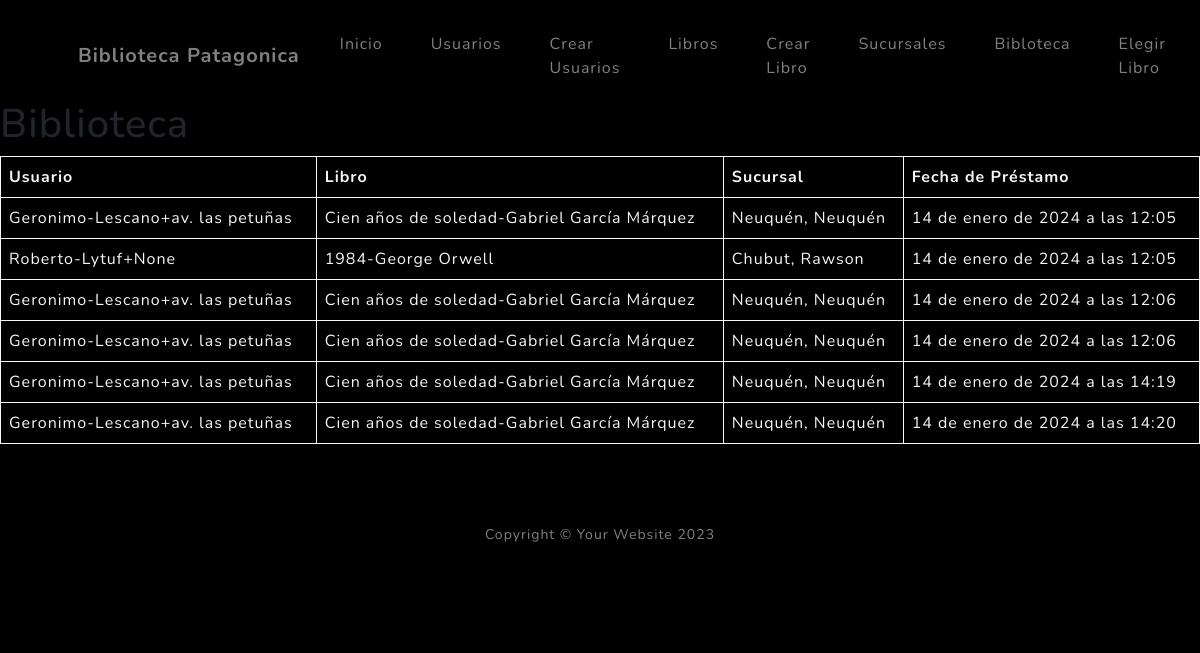
The app's page /biblioteca/list, older data.
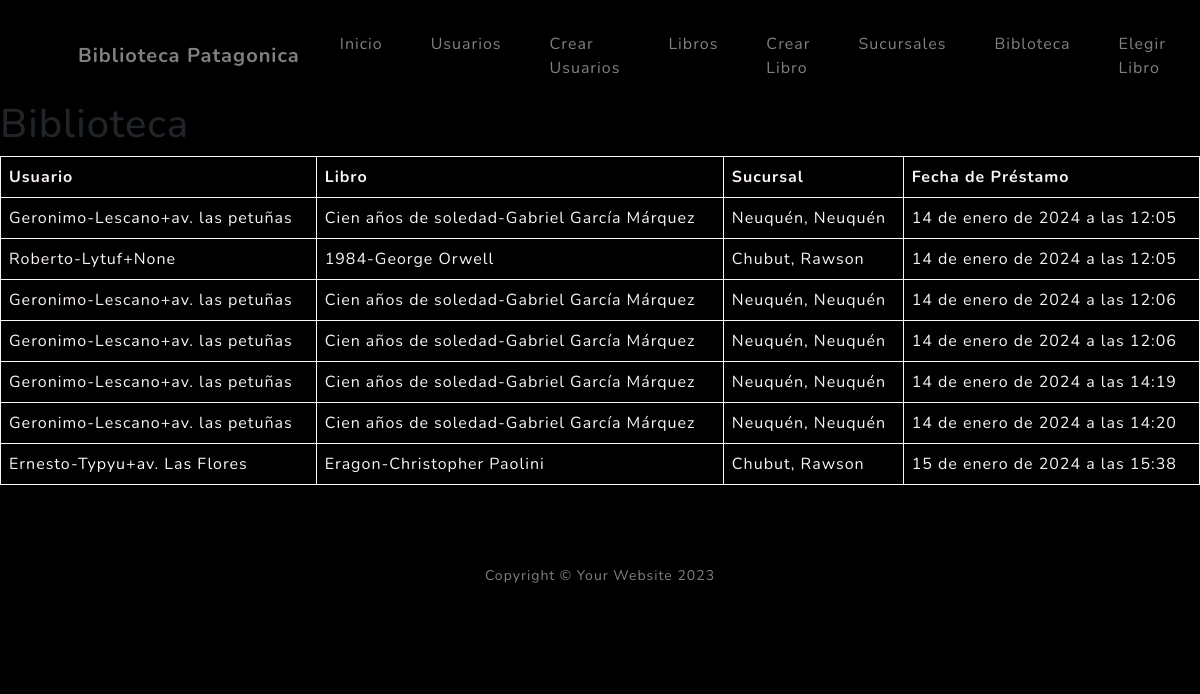
The same page, newer data.
### apps/core/models.py (models this page shows, shortened)
class Biblioteca(models.Model):
   libro = models.ForeignKey(Libro, on_delete=models.CASCADE)
   usuario = models.ForeignKey(Usuario, on_delete=models.CASCADE)
   sucursal = models.ForeignKey(Sucursal, on_delete=models.CASCADE)
   fecha_prestamo = models.DateTimeField(default=timezone.now)

class Usuario(models.Model):
    nombre = models.CharField(max_length=100)
    apellido = models.CharField(max_length=100)
    email = models.EmailField()
    direccion = models.CharField(max_length=100, null=True, blank= True )
    def __str__(self) -> str:
        return f"{self.nombre}-{self.apellido}+{self.direccion}"

class Libro(models.Model):
    titulo = models.CharField(max_length=100)
    autor = models.CharField(max_length=100)
    def __str__(self) -> str:
        return f"{self.titulo}-{self.autor}"

class Sucursal(models.Model):
    libro = models.ForeignKey(Libro, on_delete=models.SET_NULL, null=True, blank=True)
    sucursales = models.CharField(max_length=100)
    def __str__(self) -> str:
        return f"{self.sucursales}"

### apps/core/views.py (the view)
# urls.py: path("biblioteca/list", views.biblioteca_list, name='biblioteca_list'),
def biblioteca_list(request):
    consulta = models.Biblioteca.objects.all()
    contexto = {"bibliotecas": consulta}
    return render(request, "core/biblioteca_list.html", contexto)

### apps/core/templates/core/biblioteca_list.html (shortened to what this page needs)
{% extends 'core/base.html' %}
{% block contenido %}
    <h1>Biblioteca</h1>
    <table border="1">
        <thead>
            <tr>
                <th>Usuario</th>
                <th>Libro</th>
                <th>Sucursal</th>
                <th>Fecha de Préstamo</th>
            </tr>
        </thead>
        <tbody>
            {% for biblioteca in bibliotecas %}
                <tr>
                    <td>{{ biblioteca.usuario }}</td>
                    <td>{{ biblioteca.libro }}</td>
                    <td>{{ biblioteca.sucursal }}</td>
                    <td>{{ biblioteca.fecha_prestamo }}</td>
                </tr>
            {% endfor %}
        </tbody>
    </table>
{% endblock contenido %}

### apps/core/templates/core/base.html (shortened to what this page needs)
{% load static %}
{% block titulo %}
<!DOCTYPE html>
<html lang="en">
    <head>
        <link href="    {% static 'core/css/styles.css' %}" rel="stylesheet" />
    </head>
    <body id="page-top">
        {% include 'core/navbar.html' %}
        {% block contenido %}
        {% endblock contenido %}
        <footer class="footer bg-black small text-center text-white-50"><div class="container px-4 px-lg-5">Copyright &copy; Your Website 2023</div></footer>
    </body>
</html>
{% endblock titulo %}

### apps/core/templates/core/navbar.html (shortened to what this page needs)
<nav class="navbar navbar-expand-lg navbar-light fixed-top" id="mainNav">
    <div class="container px-4 px-lg-5">
        <a class="navbar-brand" href="#page-top">Biblioteca Patagonica</a>
        <div class="collapse navbar-collapse" id="navbarResponsive">
            <ul class="navbar-nav ms-auto">
                <li class="nav-item"><a class="nav-link" href="{% url 'index' %}">Inicio</a></li>
                <li class="nav-item"><a class="nav-link" href="{% url 'usuario_list' %}">Usuarios</a></li>
                <li class="nav-item"><a class="nav-link" href="{% url 'usuario_form' %}">Crear Usuarios</a></li>
                <li class="nav-item"><a class="nav-link" href="{% url 'libro_list' %}">Libros</a></li>
                <li class="nav-item"><a class="nav-link" href="{% url 'libro_form' %}">Crear Libro</a></li>
                <li class="nav-item"><a class="nav-link" href="{% url 'sucursal_list' %}">Sucursales</a></li>
                <li class="nav-item"><a class="nav-link" href="{% url 'biblioteca_list' %}">Bibloteca</a></li>
                <li class="nav-item"><a class="nav-link" href="{% url 'tomar_libro_form' %}">Elegir Libro</a></li>
            </ul>
        </div>
    </div>
</nav>

### apps/core/templates/core/biblioteca_list.html (style rules this page uses)
body { background-color: black; margin-top: 100px; }
table { border-collapse: collapse; width: 100%; }
th, td { border: 1px solid #f9f7fa; padding: 8px; text-align: left; color: #faf4f4; }

Row changes from the older to the newer data that the page shows:
added Biblioteca: usuario "Ernesto-Typyu+av. Las Flores", libro "Eragon-Christopher Paolini", sucursal "Chubut, Rawson", fecha_prestamo "15 de enero de 2024 a las 15:38"
